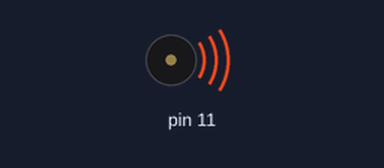
Simulated run of this sketch. Board: Arduino Uno, built with avr-gcc and run on an emulated ATmega328P. Shown: buzzer (waves = sounding).

Above: at 0.08 s.
At 15.56 s:
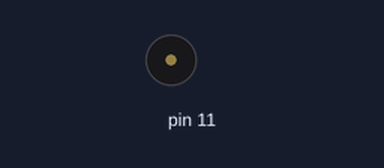
Timing chart, 0 to 15.9 s (numbered marks = the images above):
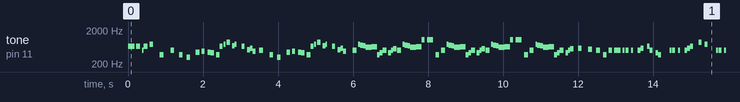

The sketch:

tone.ino
```cpp
#include <Tone.h>
Tone tone1;

void setup()
{
  tone1.begin(11);//Playback on Pin 11, change to whatever you may need
}

void loop()
{
tone1.play(660,100);
delay(75);tone1.play(660,100);
delay(150);tone1.play(660,100);
delay(150);tone1.play(510,100);
delay(50);tone1.play(660,100);
delay(150);tone1.play(770,100);
delay(275);tone1.play(380,100);
delay(287);tone1.play(510,100);
delay(225);tone1.play(380,100);
delay(200);tone1.play(320,100);
delay(250);tone1.play(440,100);
delay(150);tone1.play(480,80);
delay(165);tone1.play(450,100);
delay(75);tone1.play(430,100);
delay(150);tone1.play(380,100);
delay(100);tone1.play(660,80);
delay(100);tone1.play(760,50);
delay(75);tone1.play(860,100);
delay(150);tone1.play(700,80);
delay(75);tone1.play(760,50);
delay(175);tone1.play(660,80);
delay(150);tone1.play(520,80);
delay(75);tone1.play(580,80);
delay(75);tone1.play(480,80);
delay(175);tone1.play(510,100);
delay(275);tone1.play(380,100);
delay(200);tone1.play(320,100);
delay(250);tone1.play(440,100);
delay(150);tone1.play(480,80);
delay(165);tone1.play(450,100);
delay(75);tone1.play(430,100);
delay(150);tone1.play(380,100);
delay(100);tone1.play(660,80);
delay(100);tone1.play(760,50);
delay(75);tone1.play(860,100);
delay(150);tone1.play(700,80);
delay(75);tone1.play(760,50);
delay(175);tone1.play(660,80);
delay(150);tone1.play(520,80);
delay(75);tone1.play(580,80);
delay(75);tone1.play(480,80);
delay(250);tone1.play(500,100);
delay(150);tone1.play(760,100);
delay(50);tone1.play(720,100);
delay(75);tone1.play(680,100);
delay(75);tone1.play(620,150);
delay(150);tone1.play(650,150);
delay(150);tone1.play(380,100);
delay(75);tone1.play(430,100);
delay(75);tone1.play(500,100);
delay(150);tone1.play(430,100);
delay(75);tone1.play(500,100);
delay(50);tone1.play(570,100);
delay(110);tone1.play(500,100);
delay(150);tone1.play(760,100);
delay(50);tone1.play(720,100);
delay(75);tone1.play(680,100);
delay(75);tone1.play(620,150);
delay(150);tone1.play(650,200);
delay(150);tone1.play(1020,80);
delay(150);tone1.play(1020,80);
delay(75);tone1.play(1020,80);
delay(150);tone1.play(380,100);
delay(150);tone1.play(500,100);
delay(150);tone1.play(760,100);
delay(50);tone1.play(720,100);
delay(75);tone1.play(680,100);
delay(75);tone1.play(620,150);
delay(150);tone1.play(650,150);
delay(150);tone1.play(380,100);
delay(75);tone1.play(430,100);
delay(75);tone1.play(500,100);
delay(150);tone1.play(430,100);
delay(75);tone1.play(500,100);
delay(50);tone1.play(570,100);
delay(110);tone1.play(500,100);
delay(150);tone1.play(760,100);
delay(50);tone1.play(720,100);
delay(75);tone1.play(680,100);
delay(75);tone1.play(620,150);
delay(150);tone1.play(650,200);
delay(150);tone1.play(1020,80);
delay(150);tone1.play(1020,80);
delay(75);tone1.play(1020,80);
delay(150);tone1.play(380,100);
delay(150);tone1.play(500,100);
delay(150);tone1.play(760,100);
delay(50);tone1.play(720,100);
delay(75);tone1.play(680,100);
delay(75);tone1.play(620,150);
delay(150);tone1.play(650,150);
delay(150);tone1.play(380,100);
delay(75);tone1.play(430,100);
delay(75);tone1.play(500,100);
delay(150);tone1.play(430,100);
delay(75);tone1.play(500,100);
delay(50);tone1.play(570,100);
delay(210);tone1.play(585,100);
delay(275);tone1.play(550,100);
delay(210);tone1.play(500,100);
delay(180);tone1.play(380,100);
delay(150);tone1.play(500,100);
delay(150);tone1.play(500,100);
delay(75);tone1.play(500,100);
delay(150);tone1.play(500,60);
delay(75);tone1.play(500,80);
delay(150);tone1.play(500,60);
delay(175);tone1.play(500,80);
delay(75);tone1.play(580,80);
delay(175);tone1.play(660,80);
delay(75);tone1.play(500,80);
delay(150);tone1.play(430,80);
delay(75);tone1.play(380,80);
delay(300);tone1.play(500,60);
delay(75);tone1.play(500,80);
delay(150);tone1.play(500,60);
delay(175);tone1.play(500,80);
delay(75);tone1.play(580,80);
delay(75);tone1.play(660,80);
delay(225);tone1.play(870,80);
delay(162);tone1.play(760,80);
delay(300);tone1.play(500,60);
delay(75);tone1.play(500,80);
delay(150);tone1.play(500,60);
delay(175);tone1.play(500,80);
delay(75);tone1.play(580,80);
delay(175);tone1.play(660,80);
delay(75);tone1.play(500,80);
delay(150);tone1.play(430,80);
delay(75);tone1.play(380,80);
delay(300);tone1.play(660,100);
delay(75);tone1.play(660,100);
delay(150);tone1.play(660,100);
delay(150);tone1.play(510,100);
delay(50);tone1.play(660,100);
delay(150);tone1.play(770,100);
delay(225);tone1.play(380,100);
//tells the user it is over and delays it a little before going to the top again
delay(1000);
tone1.play(440,200);
delay(200);
delay(200);
tone1.play(440,400);
delay(200);
delay(200);
delay(5000);
}
```

Measured:
- by itself, tone on pin 11: plays 660 Hz for 0.18 s, 660 Hz for 0.10 s, 510 Hz for 0.05 s, 660 Hz for 0.10 s, 770 Hz for 0.10 s, 380 Hz for 0.10 s … (724 notes in this stretch)
